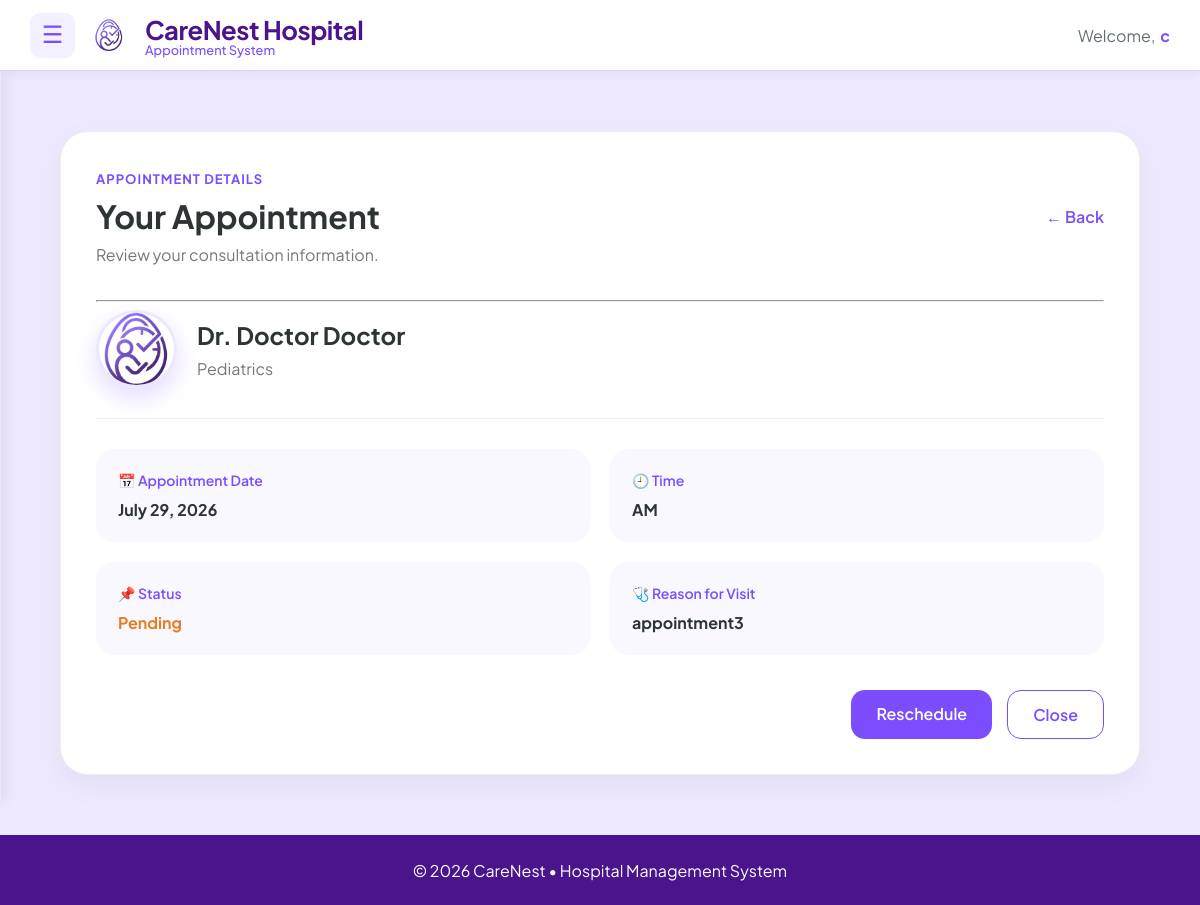
Page /appointment/23/ (signed in) on the committed database.
### main/models.py (models this page shows, shortened)
class Appointment(models.Model):
    STATUS_CHOICES = [
        ('Waiting', 'Waiting'),
        ('Pending', 'Pending'),
        ('Confirmed', 'Confirmed'),
        ('Completed', 'Completed'),
        ('Cancelled', 'Cancelled'),
    ]
    TIME_PERIOD_CHOICES = [
        ('AM', 'AM'),
        ('PM', 'PM'),
    ]
    patient = models.ForeignKey(
        Patient,
        on_delete=models.CASCADE,
        related_name='appointments'
    )
    doctor = models.ForeignKey(
        Doctor,
        on_delete=models.CASCADE,
        related_name='appointments'
    )
    date = models.DateField()
    time_period = models.CharField(
        max_length=2,
        choices=TIME_PERIOD_CHOICES,
        default='AM'
    )
    reason = models.TextField()
    status = models.CharField(
        max_length=15,
        choices=STATUS_CHOICES,
        default='Pending'
    )
    created_at = models.DateTimeField(auto_now_add=True)

class Doctor(models.Model):
    SPECIALIZATION_CHOICES = [
        ('Cardiology', 'Cardiology'),
        ('Dermatology', 'Dermatology'),
        ('Neurology', 'Neurology'),
        ('Pediatrics', 'Pediatrics'),
        ('Orthopedics', 'Orthopedics'),
        ('General Practice', 'General Practice'),
    ]
    SEX_CHOICES = [
        ('Male', 'Male'),
        ('Female', 'Female'),
        ('Other', 'Other'),
    ]
    user = models.OneToOneField(User, on_delete=models.CASCADE, related_name='doctor_profile')
    first_name = models.CharField(max_length=50, default="Unknown")
    middle_name = models.CharField(max_length=50, blank=True, null=True)
    last_name = models.CharField(max_length=50, default="Unknown")
    date_of_birth = models.DateField(blank=True, null=True)
    sex = models.CharField(
        max_length=10,
        choices=SEX_CHOICES,
        default='Male'
    )
    address = models.TextField(blank=True)
    specialization = models.CharField(
        max_length=50,
        choices=SPECIALIZATION_CHOICES,
        default='General Practice'
    )
    license_number = models.CharField(max_length=50, unique=True)
    contact_number = models.CharField(max_length=15)
    profile_picture = models.ImageField(
        upload_to=user_directory_path,
        default='default.jpg',
        blank=True,
        null=True
    )

### main/views.py (the view)
# urls.py: path(  'appointment/<int:id>/', views.appointment_detail, name='appointment_detail'),
@login_required
def appointment_detail(request, id):
    patient = request.user.patient_profile
    appointment = get_object_or_404(
        Appointment,
        id=id,
        patient=patient
    )
    context = {
        "appointment": appointment
    }
    return render(
        request,
        "patients/appointment/appointment_details.html",
        context
    )

### main/templates/patients/appointment/appointment_details.html (shortened to what this page needs)
{% extends "includes/dashboard_base.html" %}
{% load static %}
{% block content %}
{% block extra_css %}
<link rel="stylesheet" href="{% static 'css/patient_appointment_details.css' %}">
{% endblock %}
<div class="appointment-detail-page">
    <div class="appointment-detail-card">
        <div class="detail-header">
            <div>
                <span class="detail-tag">
                    APPOINTMENT DETAILS
                </span>
                <h1>Your Appointment</h1>
                <p>Review your consultation information.</p>
            </div>
            <a href="{% url 'patient_appointment_list' %}" class="back-btn">
                ← Back
            </a>
        </div>
        <hr class="detail-divider">
        <div class="doctor-section">
          <div class="doctor-avatar">
    {% if appointment.doctor.profile_picture %}
        <img
            src="{{ appointment.doctor.profile_picture.url }}"
            alt="Dr. {{ appointment.doctor.user.get_full_name }}">
    {% else %}
        <img
            src="{% static 'images/CarenestLOGO.png' %}"
            alt="CareNest">
    {% endif %}
</div>
            <div class="doctor-info">
                <h2>
                    Dr. {{ appointment.doctor.user.get_full_name }}
                </h2>
                <p>
                    {{ appointment.doctor.specialization }}
                </p>
            </div>
        </div>
        <div class="details-grid">
            <div class="info-box">
                <span>📅 Appointment Date</span>
                <strong>
                    {{ appointment.date|date:"F j, Y" }}
                </strong>
            </div>
            <div class="info-box">
                <span>🕘 Time</span>
                <strong>
                    {{ appointment.time_period }}
                </strong>
            </div>
            <div class="info-box">
                <span>📌 Status</span>
                <strong class="status {{ appointment.status|lower }}">
                    {{ appointment.status }}
                </strong>
            </div>
            <div class="info-box">
                <span>🩺 Reason for Visit</span>
                <strong>
                    {{ appointment.reason }}
                </strong>
            </div>
        </div>
        <div class="detail-actions">
            {% if appointment.status == "Pending" %}
            <a href="{% url 'appointment_booking' %}?reschedule={{ appointment.id }}"
               class="reschedule-btn">
                Reschedule
            </a>
            {% endif %}
            <a href="{% url 'patient_appointment_list' %}"
               class="close-btn">
                Close
            </a>
        </div>
    </div>
</div>
{% endblock %}

### main/templates/includes/dashboard_base.html (shortened to what this page needs)
{% load static %}
<!DOCTYPE html>
<html lang="en">
<head>
    <link rel="stylesheet" href="{% static 'css/dashboard_base.css' %}">
</head>
<body>
    <header class="dashboard-header">
        <div class="header-left">
            <button class="menu-btn" id="menu-toggle">
                ☰
            </button>
            <div class="brand">
                <img src="{% static 'images/CarenestLOGO.png' %}" alt="CareNest Logo" class="logo">
                <div class="brand-text">
                    <span class="hospital-name">CareNest Hospital</span>
                    <span class="tagline">Appointment System</span>
                </div>
            </div>
        </div>
        <div class="header-right">
            <span class="welcome-text">Welcome,</span>
            <span class="user-name">
                {{ request.user.first_name }}
            </span>
        </div>
    </header>
    <main class="dashboard-content" id="dashboard-content">
    {% block content %}
    {% endblock %}
</main>
    <footer class="dashboard-footer">
        <p>
            © 2026 CareNest • Hospital Management System
        </p>
    </footer>
</body>
</html>

### main/static/css/dashboard_base.css (style rules this page uses)
:root { --header-height:70px; --footer-height:70px; --sidebar-width:260px; --primary-purple:#7c4dff; --soft-purple:#f3f0ff; --deep-purple:#4a148c; --text-main:#2d3436; --text-muted:#636e72; --white:#ffffff; }
body { margin:0; font-family:'Plus Jakarta Sans',sans-serif; background:#fafaff; color:var(--text-main); min-height:100vh; display:flex; flex-direction:column; }
.dashboard-header { position:sticky; top:0; z-index:1000; height:70px; display:flex; justify-content:space-between; align-items:center; padding:0 30px; background:var(--white); border-bottom:1px solid #ddd0ff; box-shadow:0 2px 10px rgba(0,0,0,.05); }
.header-left { display:flex; align-items:center; gap:18px; }
.menu-btn { width:45px; height:45px; border:none; border-radius:10px; background:var(--soft-purple); color:var(--primary-purple); font-size:24px; cursor:pointer; transition:.3s; }
.brand { display:flex; align-items:center; gap:12px; }
.logo { width:32px; height:32px; object-fit:contain; margin-right:8px; }
.brand-text { display:flex; flex-direction:column; }
.hospital-name { font-size: 1.6rem; font-weight: 700; color: var(--deep-purple); letter-spacing: -0.5px; }
.tagline { font-size: 0.8rem; color: var(--primary-purple); font-weight: 500; margin-top: -4px; }
.header-right { display:flex; align-items:center; gap:5px; font-size:16px; }
.welcome-text { color:var(--text-muted); }
.user-name { font-weight:700; color:var(--primary-purple); }
.dashboard-content { flex:1; padding:30px; transition:margin-left .3s ease; background:#eee9ff; min-height:calc(100vh - var(--header-height) - var(--footer-height)); }
.dashboard-footer { height:70px; background:var(--deep-purple); color:white; display:flex; justify-content:center; align-items:center; flex-shrink:0; }

### main/static/css/patient_appointment_details.css (style rules this page uses)
.appointment-detail-page { max-width:1100px; margin:auto; padding:30px; }
.detail-header { display:flex; justify-content:space-between; align-items:center; margin-bottom:35px; }
.detail-tag { color:#7c4dff; font-size:13px; font-weight:700; letter-spacing:1px; }
.detail-header h1 { margin:8px 0; color:#2d3436; font-size:32px; }
.detail-header p { margin:0; color:#777; }
.back-btn { text-decoration:none; color:#7c4dff; font-weight:600; }
.appointment-detail-card { background:white; border-radius:28px; padding:35px; border:1px solid #eee; box-shadow:0 10px 30px rgba(0,0,0,0.05); }
.doctor-section { display:flex; align-items:center; gap:20px; padding-bottom:30px; border-bottom:1px solid #eee; }
.doctor-avatar { width:80px; height:80px; border-radius:50%; background:#f3f0ff; display:flex; justify-content:center; align-items:center; font-size:40px; }
.doctor-section h2 { margin:0 0 8px; color:#2d3436; }
.doctor-section p { margin:0; color:#777; }
.details-grid { display:grid; grid-template-columns:repeat(2,1fr); gap:20px; margin-top:30px; }
.info-box { background:#faf8ff; border-radius:18px; padding:22px; display:flex; flex-direction:column; gap:10px; }
.info-box span { color:#7c4dff; font-size:14px; font-weight:600; }
.info-box strong { color:#2d3436; font-size:16px; }
.status.pending { color:#e67e22; }
.detail-actions { display:flex; justify-content:flex-end; gap:15px; margin-top:35px; }
.reschedule-btn, .close-btn { padding:13px 25px; border-radius:14px; text-decoration:none; font-weight:600; }
.reschedule-btn { background:#7c4dff; color:white; }
.close-btn { background:white; color:#7c4dff; border:1px solid #7c4dff; }
.doctor-avatar { width:75px; height:75px; min-width:75px; border-radius:50%; display:flex; align-items:center; justify-content:center; background:linear-gradient( 135deg, #7c4dff, #9f7aea ); color:white; font-size:1.3rem; font-weight:700; box-shadow: 0 10px 25px rgba(124,77,255,.20); }
.doctor-avatar { width:72px; height:72px; border-radius:50%; overflow:hidden; flex-shrink:0; background:#f4f4f4; display:flex; align-items:center; justify-content:center; border:3px solid #ede7ff; }
.doctor-avatar img { width:100%; height:100%; object-fit:cover; }

### rows in the picture
Appointment: doctor.profile_picture (placeholder picture), doctor.user.get_full_name "Doctor Doctor", doctor.specialization "Pediatrics", date "July 29, 2026", time_period "AM", status "Pending", reason "appointment3"

### other values in the picture
{{ request.user.first_name }} "c"
